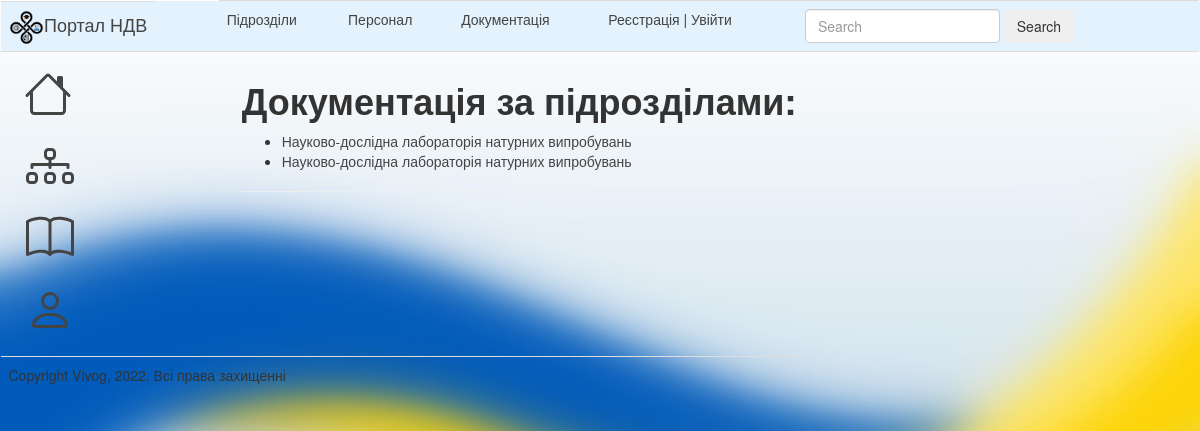
/documents/, run on an earlier commit of the app's database.
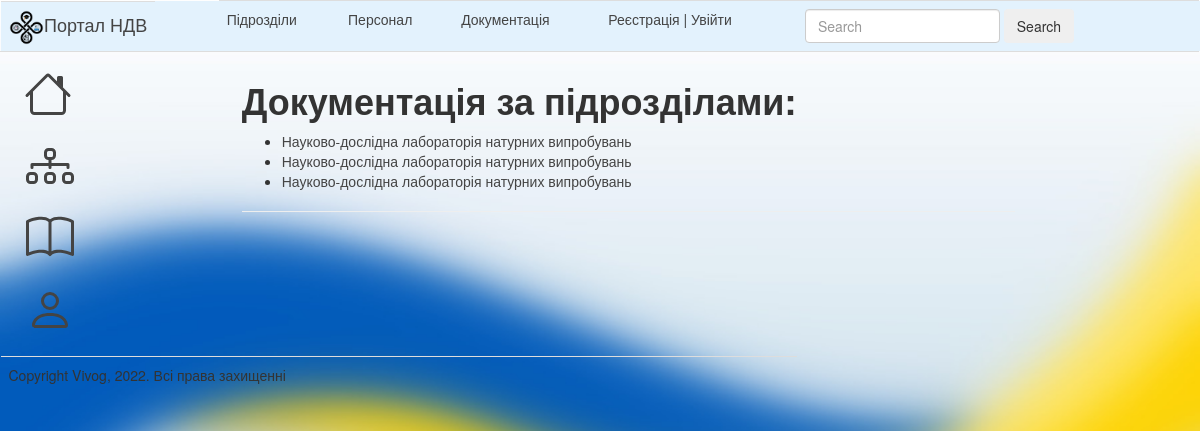
And on a later commit of the database.
### nio_app/models.py (models this page shows, shortened)
class Documents(models.Model):
    doc_name = models.CharField(max_length=200, help_text="Введіть назву документу",
                                verbose_name="Назва документа")
    slug = models.SlugField(max_length=100, unique=True, verbose_name='URL', db_index=True)
    division_name = models.ForeignKey("Divisions", on_delete=models.CASCADE, help_text='не більше ніж 50 символів',
                                      verbose_name='Назва підрозділу')
    author = models.ManyToManyField("Staff", verbose_name='Автор',
                                    help_text="Введіть автора документу")
    CHOICES_DOC_TYPE = (
        ("М", "Методика"), ("П", "Паспорт"), ("КЕ", "Керівництво з експлуатації"), ("ТД", "Технична довідка"),
        ("ЗТ", "Технічний звіт"), ("ТІ", "Технологічна інструкция"), ("І", "Інше"),)
    doc_type = models.CharField(max_length=50, help_text="Введіть тип документу",
                                verbose_name="Тип документу", choices=CHOICES_DOC_TYPE)
    CHOICES_STATUS = (("Р", "Розробка"), ("С", "Узгодження"), ("В", "Впроваджено"))
    doc_status = models.CharField(max_length=50, help_text="Поточний статус документу",
                                  verbose_name="Статус документу", choices=CHOICES_STATUS)
    release_date = models.DateField(help_text="Введіть дату впровадження", verbose_name="Дата впровадження",
                                    blank=True, null=True)
    objects = models.Manager()
    def display_author(self):
        return ', '.join([staff.fio.split()[0] for staff in self.author.all()])
    display_author.short_description = 'Автори'
    class Meta:
        verbose_name = 'Документація'
        verbose_name_plural = 'Документація'

class Divisions(models.Model):
    division_name = models.CharField(max_length=50, help_text='не більше ніж 50 символів',
                                     verbose_name='Назва підрозділу')
    div_abr = models.CharField(max_length=10, help_text='не більше ніж 10 символів',
                               verbose_name='Абрівіатура підрозділу')
    slug = models.SlugField(max_length=100, unique=True, verbose_name='URL', db_index=True)
    div_description = models.TextField(max_length=1000, help_text='Введіть короткий опис підрозділу',
                                       verbose_name='Опис підрозділу')
    objects = models.Manager()
    class Meta:
        verbose_name = 'Підрозділи'
        verbose_name_plural = 'Підрозділи'
    def __str__(self):
        return self.division_name

### nio_app/views.py (the view)
# urls.py: path('documents/', DocList.as_view(), name='doc'),
class DocList(ListView):
    model = Documents
    template_name = 'nio_app/doc_list_render.html'
    context_object_name = 'docs'
    def get_context_data(self, *, object_list=None, **kwargs):
        context = super().get_context_data(**kwargs)
        return context
    def get_queryset(self):
        return Documents.objects.order_by('division_name')

### nio_app/templates/nio_app/doc_list_render.html
{% extends "nio_app/base_temple.html" %}
{% block content %}
<h1><strong>Документація за підрозділами: </strong></h1>
     {% if docs %}
        <ul class="doc_ul">
            {% for doc in docs %}
            <li>
                <a href="#">
                    {{doc.division_name}}
                </a>
            </li>
            {% endfor %}
        </ul>
    {% else %}
        <p>Інформація відсутня</p>
    {% endif %}
<hr>
{% endblock %}

What changed in the data, as far as the page shows it:
added Documents: division_name "Науково-дослідна лабораторія натурних випробувань"
